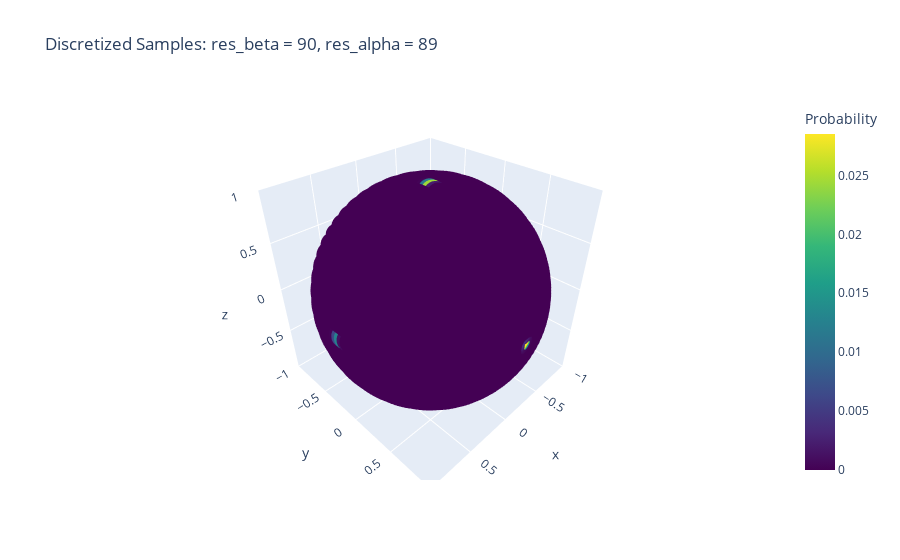

This figure's notebook cell:
### Code cell
samples = e3nn.SphericalSignal.zeros(res_beta=90, res_alpha=49, quadrature="soft").grid_vectors
samples = e3nn.IrrepsArray("1o", samples)
samples = samples.reshape((-1, 3))

plot_samples(
    samples,
    title=f"Discretized Samples: res_beta = {res_beta}, res_alpha = {res_alpha}",
    probs=probability(samples, coeffs),
)

### Figure 1 — Plotly figure (JSON) as saved in the notebook; plotly's stock layout.template omitted (floating-point values rounded to 4 significant figures; data arrays with more than 128 entries replaced by an {"elided": "..."} marker saying what was removed)
{"data": [{"hoverinfo": "text", "marker": {"cmax": 0.02852, "cmin": 0, "color": {"elided": "4410 float values"}, "colorbar": {"title": {"text": "Probability"}}, "colorscale": [[0, "#440154"], [0.1111, "#482878"], [0.2222, "#3e4989"], [0.3333, "#31688e"], [0.4444, "#26828e"], [0.5556, "#1f9e89"], [0.6667, "#35b779"], [0.7778, "#6ece58"], [0.8889, "#b5de2b"], [1, "#fde725"]]}, "mode": "markers", "text": {"elided": "4410 str values"}, "type": "scatter3d", "x": {"elided": "4410 float values"}, "y": {"elided": "4410 float values"}, "z": {"elided": "4410 float values"}}], "layout": {"scene": {"aspectmode": "cube", "xaxis": {"range": [-1, 1]}, "yaxis": {"range": [-1, 1]}, "zaxis": {"range": [-1, 1]}}, "title": {"text": "Discretized Samples: res_beta = 90, res_alpha = 89"}}}
